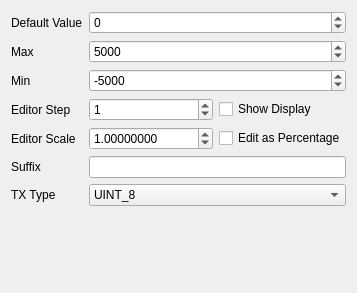
                 <widget class="QWidget" name="page_3">
                  <layout class="QVBoxLayout" name="verticalLayout_10">
                   <item>
                    <layout class="QGridLayout" name="gridLayout_3">
                     <item row="0" column="0">
                      <widget class="QLabel" name="label_21">
                       <property name="text">
                        <string>Default Value</string>
                       </property>
                      </widget>
                     </item>
                     <item row="0" column="1" colspan="2">
                      <widget class="QSpinBox" name="intValBox">
                       <property name="minimum">
                        <number>-100000000</number>
                       </property>
                       <property name="maximum">
                        <number>100000000</number>
                       </property>
                      </widget>
                     </item>
                     <item row="1" column="0">
                      <widget class="QLabel" name="label_22">
                       <property name="text">
                        <string>Max</string>
                       </property>
                      </widget>
                     </item>
                     <item row="1" column="1" colspan="2">
                      <widget class="QSpinBox" name="intMaxBox">
                       <property name="minimum">
                        <number>-100000000</number>
                       </property>
                       <property name="maximum">
                        <number>100000000</number>
                       </property>
                       <property name="value">
                        <number>5000</number>
                       </property>
                      </widget>
                     </item>
                     <item row="2" column="0">
                      <widget class="QLabel" name="label_19">
                       <property name="text">
                        <string>Min</string>
                       </property>
                      </widget>
                     </item>
                     <item row="2" column="1" colspan="2">
                      <widget class="QSpinBox" name="intMinBox">
                       <property name="minimum">
                        <number>-100000000</number>
                       </property>
                       <property name="maximum">
                        <number>100000000</number>
                       </property>
                       <property name="value">
                        <number>-5000</number>
                       </property>
                      </widget>
                     </item>
                     <item row="3" column="0">
                      <widget class="QLabel" name="label_20">
                       <property name="text">
                        <string>Editor Step</string>
                       </property>
                      </widget>
                     </item>
                     <item row="4" column="0">
                      <widget class="QLabel" name="label_18">
                       <property name="text">
                        <string>Editor Scale</string>
                       </property>
                      </widget>
                     </item>
                     <item row="4" column="2">
                      <widget class="QCheckBox" name="intEditPercentageBox">
                       <property name="text">
                        <string>Edit as Percentage</string>
                       </property>
                      </widget>
                     </item>
                     <item row="5" column="0">
                      <widget class="QLabel" name="label_15">
                       <property name="text">
                        <string>Suffix</string>
                       </property>
                      </widget>
                     </item>
                     <item row="6" column="0">
                      <widget class="QLabel" name="label_17">
                       <property name="text">
                        <string>TX Type</string>
                       </property>
                      </widget>
                     </item>
                     <item row="6" column="1" colspan="2">
                      <widget class="QComboBox" name="intTxTypeBox">
                       <item>
                        <property name="text">
                         <string>UINT_8</string>
                        </property>
                       </item>
                       <item>
                        <property name="text">
                         <string>INT_8</string>
                        </property>
                       </item>
                       <item>
                        <property name="text">
                         <string>UINT_16</string>
                        </property>
                       </item>
                       <item>
                        <property name="text">
                         <string>INT_16</string>
                        </property>
                       </item>
                       <item>
                        <property name="text">
                         <string>UINT_32</string>
                        </property>
                       </item>
                       <item>
                        <property name="text">
                         <string>INT_32</string>
                        </property>
                       </item>
                      </widget>
                     </item>
                     <item row="5" column="1" colspan="2">
                      <widget class="QLineEdit" name="intSuffixEdit"/>
                     </item>
                     <item row="3" column="1">
                      <widget class="QSpinBox" name="intStepBox">
                       <property name="minimum">
                        <number>-100000000</number>
                       </property>
                       <property name="maximum">
                        <number>100000000</number>
                       </property>
                       <property name="value">
                        <number>1</number>
                       </property>
                      </widget>
                     </item>
                     <item row="3" column="2">
                      <widget class="QCheckBox" name="intShowDisplayBox">
                       <property name="text">
                        <string>Show Display</string>
                       </property>
                      </widget>
                     </item>
                     <item row="4" column="1">
                      <widget class="QDoubleSpinBox" name="intEditorScaleBox">
                       <property name="decimals">
                        <number>8</number>
                       </property>
                       <property name="maximum">
                        <double>100000000.000000000000000</double>
                       </property>
                       <property name="value">
                        <double>1.000000000000000</double>
                       </property>
                      </widget>
                     </item>
                    </layout>
                   </item>
                   <item>
                    <spacer name="verticalSpacer_2">
                     <property name="orientation">
                      <enum>Qt::Vertical</enum>
                     </property>
                     <property name="sizeHint" stdset="0">
                      <size>
                       <width>20</width>
                       <height>76</height>
                      </size>
                     </property>
                    </spacer>
                   </item>
                  </layout>
                 </widget>
